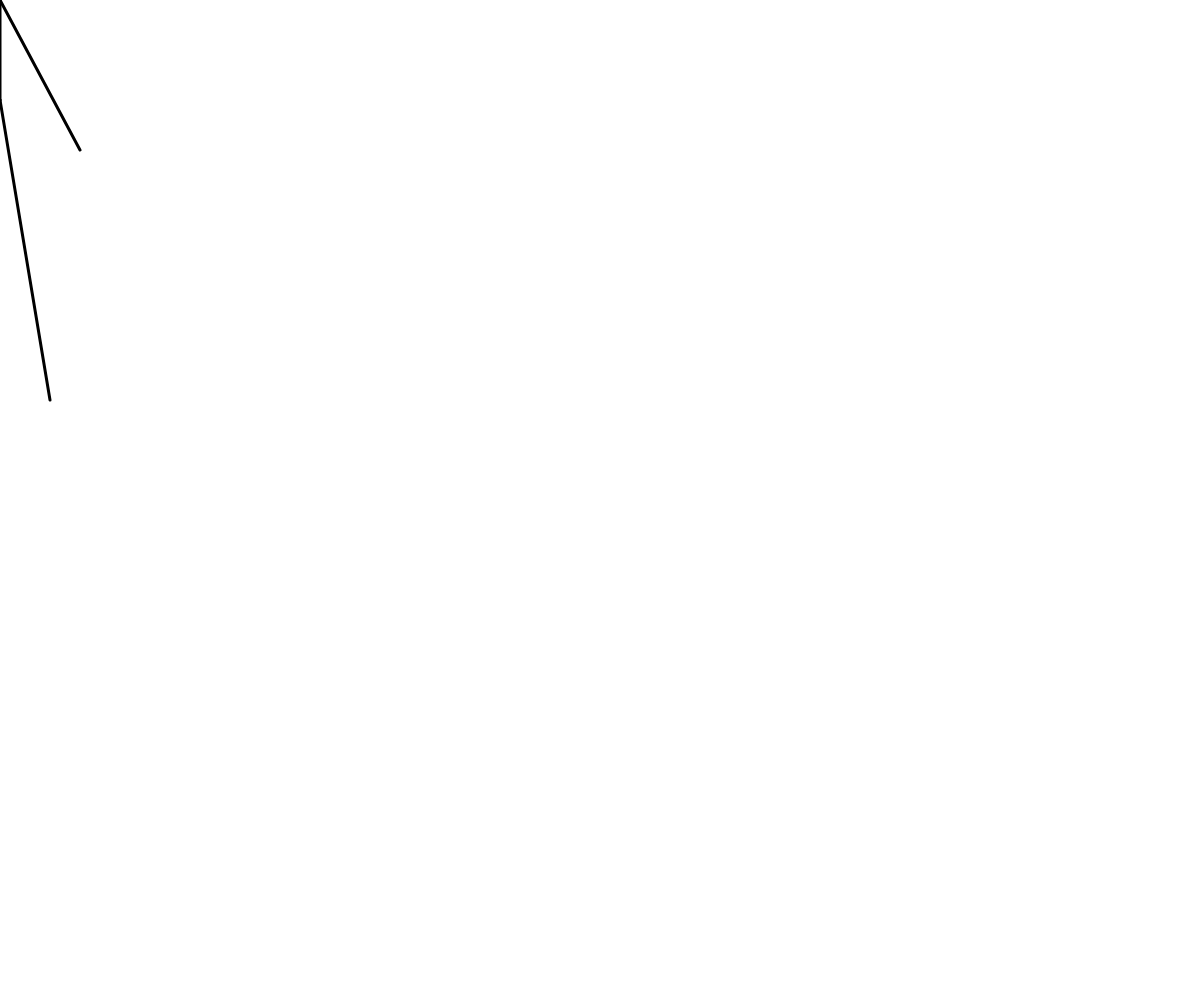
Frame 1 (no input)
Frame 60 (no input): identical to frame 1, image omitted
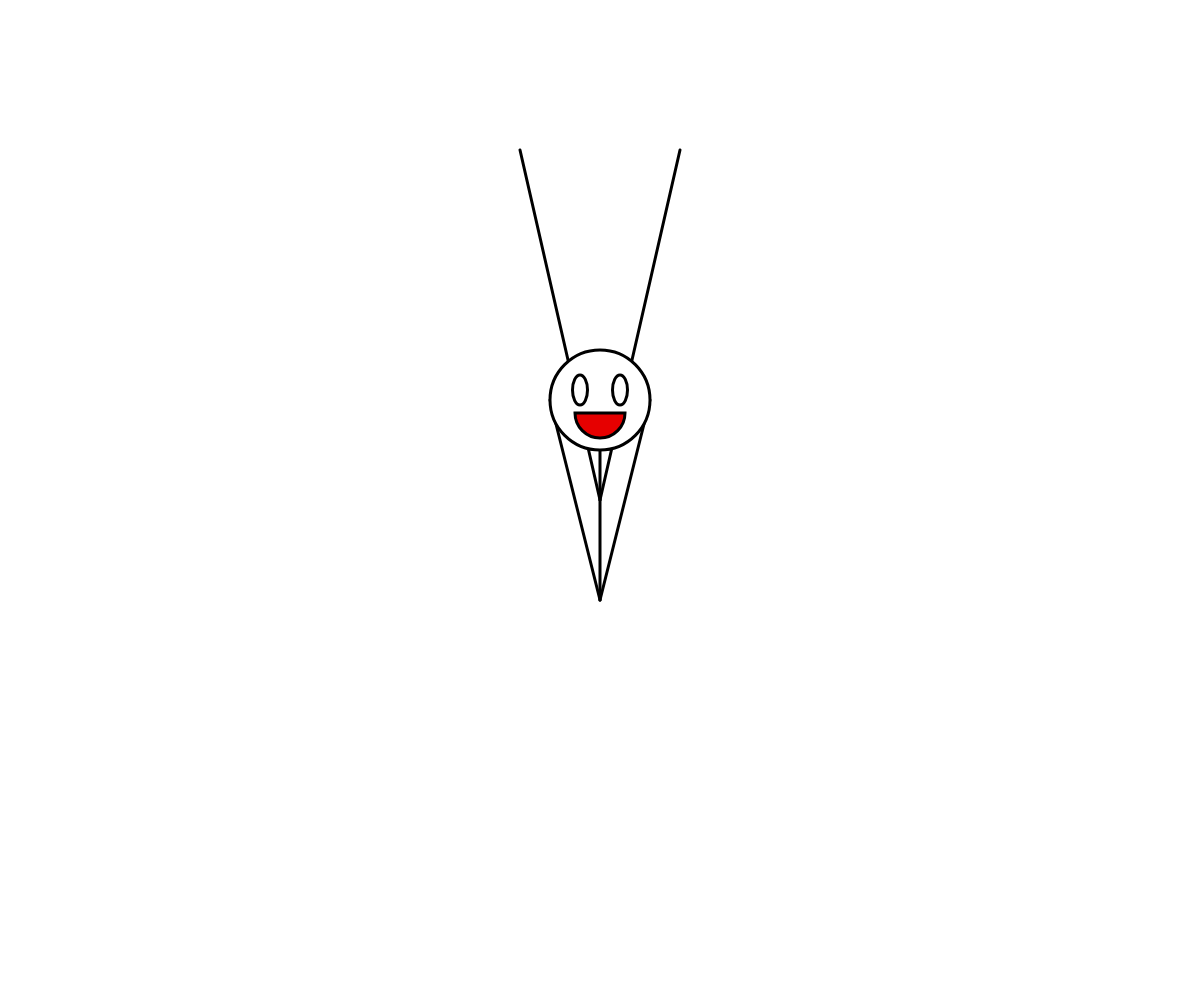
Frame 120 (the mouse pressed at the canvas centre since frame 60)

The p5.js sketch that drew these frames (run headless with seeded random() and noise() and a simulated clock; from frame 60 on, the mouse is pressed at the canvas centre):

// p5.js sketch
// ── sketch.js
function setup() {
  createCanvas(windowWidth, windowHeight);
}

function draw() {
  background(255);
  let Draw = 
  strokeWeight(3)
  line(mouseX,mouseY-50,mouseX,mouseY+100)
  line(mouseX,mouseY+100,mouseX-50,400)
  line(mouseX,mouseY+100,mouseX+50,400)
  line(mouseX,mouseY,mouseX-80,150)
  line(mouseX,mouseY,mouseX+80,150)
  circle(mouseX,mouseY-100,100)
  ellipse(mouseX-20,mouseY-110,15,30)
  ellipse(mouseX+20,mouseY-110,15,30)
  
  push()
  fill(230,0,0)
  arc(mouseX, mouseY-87, 50, 50, 0, PI + TWO_PI, CHORD)
  pop();

}
